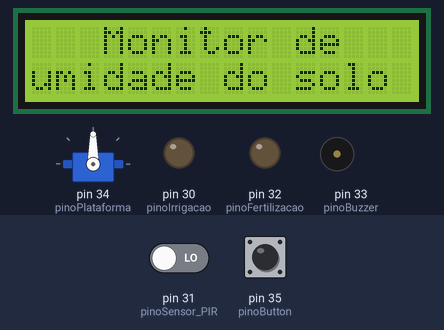
A sketch run on a simulated Arduino Mega 2560, built with avr-gcc and run on an emulated ATmega2560. On the bench: servo, 16×2 character LCD, output pins drawn as LEDs (lit = HIGH), buzzer (waves = sounding, pin HIGH). The test bench sets the inputs (shaded band); at power-on: pin 35 (pinoButton) HIGH, pin 31 (pinoSensor_PIR) LOW. What the sketch prints to the serial monitor is not drawn.

Above: at 0.2 s.
At 5.6 s:
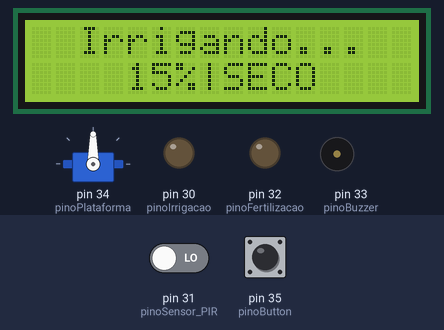
5.7 s: pin 35 (pinoButton) pulled LOW for 0.15 s
At 6.9 s:
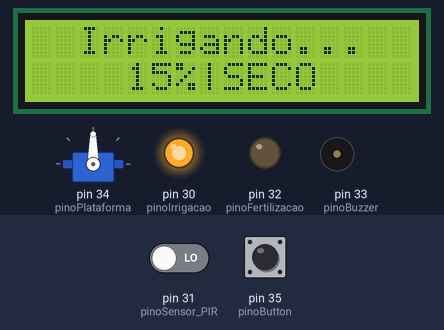
Timing chart, 0 to 23.5 s (numbered marks = the images above; inputs shaded):
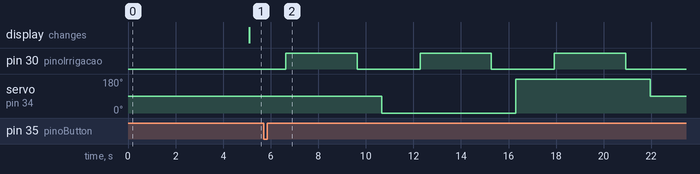

The sketch:

main.ino
```cpp
#include <LiquidCrystal_I2C.h>
#include <Servo.h>

#define pinoSensorUmidade A0  // pino do sensor de umidade

#define pinoIrrigacao 30     // pino do rele da água
#define pinoFertilizacao 32  // pino do rele do fertilizante
#define pinoPlataforma 34    // pino do servo

#define pinoSensor_PIR 31
#define pinoBuzzer 33
#define pinoButton 35


Servo plataforma;  // servo motor da plataforma

const short TAMANHO_LCD[2] = { 16, 2 };                       // dimensões do display LCD (colunas, linhas)
LiquidCrystal_I2C lcd(0x27, TAMANHO_LCD[0], TAMANHO_LCD[1]);  // endereço e configuração do LCD
String conteudoLCD[2] = {
  "",
  "",
};
String filaMensagens[15] = {};

// Estados do sistema, passos que a máquina segue
enum Estado {
  GIRAR_SERVO,
  ESPERAR_SERVO,
  PARAR_SERVO,
  LIGAR_FONTE,
  DESLIGAR_FONTE,
  ESPERAR_BOMBA
};

Estado acaoAtual = GIRAR_SERVO;  // a ação atual da máquina

// tempo em ms
unsigned long ultimaChecagemIrrigacao = 0;     // controle de tempo da irrigação
unsigned long ultimaChecagemFertilizacao = 0;  // controle de tempo da fertilização
const short TEMPO_GIRO = 600;                  // 0.6 seg | tempo de giro do servo
const short TEMPO_ESPERA = 1000;               // 1 seg   | tempo de espera para estabilização
const short INTERVALO_BUZZER = 2000;
long tempoEntreCiclosIrrigacao = 1000 * 5;           // 5 seg
long tempoEntreCiclosFertilizacao = 1000 * 60 * 60;  // 5 seg

short duracaoIrrigacao = 1000 * 3;     //3 seg
short duracaoFertilizacao = 1000 * 3;  //3 seg

// Controle do servo
short idx_ang = 0;                                          // índice do ângulo atual
const short ANGS[3] = { 90, 0, 180 };                       // ângulos de parada da plataforma
const short TAMANHO_ANGS = sizeof(ANGS) / sizeof(ANGS[0]);  // quantidade de ângulos

// Valores de referência do sensor de umidade
const short UMIDADE_AR = 558;    // leitura do sensor no ar (seco)
const short UMIDADE_AGUA = 258;  // leitura do sensor na água (molhado)

const short PORCENT_UMIDADE_MINIMA = 40;  // limite mínimo de umidade aceitável
short umidade = 0;                        // valor bruto da leitura de umidade

bool deveIrrigar = false;     // controle de ativação da irrigação
bool deveFertilizar = false;  // controle de ativação da fertilização

bool espantalhoLigado = true;   // variavel para controlar se o sistema está ligado, false = iniciar o sistema desligado
bool estadoPIR = false;         // variavel para o estado do sensor
bool estadoBtnAnterior = HIGH;  // variavel para estado salvar o estado anterior do botão

unsigned long tempoAnteriorBotao = 0;
const unsigned long intervaloBotao = 200;  // variavel de debounce para evitar cliques duplos do botao

unsigned long tempoAnteriorPIR = 0;
const unsigned long INTERVALO_PIR = 50;  // 0.05 seg | Intervalo entre as leituras do sensor e prints

// variáveis para controlar a alternância do som (bip)
unsigned long tempoAnteriorBuzzer = 0;

bool estadoBuzzer = false;
const short volumeMaximo = 255;

// Escreve texto no LCD, com quebra automática de linha ou posição específica
void escreverNoLCD(String txt, short linha = -1) {
  if (linha < 0) {
    const char delimiter[] = " ";      // separador
    const char *txtBuf = txt.c_str();  // conversão de String pra char[]

    char *token = strtok(txtBuf, delimiter);  // separa as palavras

    String frases[TAMANHO_LCD[1]] = {};  // frases por linha
    short ultimoIdx = 0;                 // número de linhas

    String frase = "";

    // separa as frases
    while (token != NULL) {
      String novaFrase = frase + " " + token;
      novaFrase.trim();  // limpa espações inúteis

      if (novaFrase.length() <= TAMANHO_LCD[0]) {
        frase = novaFrase;
      } else {
        frases[ultimoIdx] = frase;
        frase = token;
        ultimoIdx++;
      }

      token = strtok(NULL, delimiter);  // break
    }

    if (frase != "")  // caso de uma linha que não foi pra o array
    {
      frases[ultimoIdx] = frase;
      ultimoIdx++;
    }

    // escreve as frases como der
    for (short i = 0; i < ultimoIdx; i++) {
      escreverNoLCD(frases[i], i);
    }
  } else {
    short tamanhoTxt = txt.length();
    short pos = (TAMANHO_LCD[0] - tamanhoTxt) / 2;  // centraliza o texto

    if (txt != conteudoLCD[linha]) {

      lcd.setCursor(0, linha);
      String espacos = "";
      for (short i = 0; i < 16; i++) espacos += " ";
      lcd.print(espacos);

      conteudoLCD[linha] = txt;
    }

    lcd.setCursor(pos, linha);
    lcd.print(conteudoLCD[linha]);
  }
}

unsigned long ultimoEnvio = 0;
short ultimoLugarFila = 0;
void enviarApp(String data = "") {
  long agora = millis();
  if (data == "") {
    if (agora - ultimoEnvio > 1200) {
      Serial.println(filaMensagens[0]);
      for (short i = 1; i <= ultimoLugarFila; i++) {
        filaMensagens[i - 1] = filaMensagens[i];
      }
      ultimoLugarFila--;
      ultimoEnvio = agora;
    }
  } else {
    filaMensagens[ultimoLugarFila++] = data;
  }
}

// Inicia o ciclo de irrigação ou fertilização
bool enviouIR = false;
void irrigar() {
  deveIrrigar = true;
  if (!enviouIR) {
    enviarApp("IR:1");
    enviouIR = true;
  }
}
bool enviouFE = false;
void fertilizar() {
  deveFertilizar = true;
  if (!enviouFE) {
    enviarApp("FE:1");
    enviouFE = true;
  }
}

void iniciarCicloIrrigacao(
  short segs,                           // tempo que a válvula fica ligada
  long agora,                           // millis atual
  short pinoFonte = pinoIrrigacao,      // pino do rele utilizado
  bool &gatilhoAtivacao = deveIrrigar,  // controle de ativação do ciclo
  unsigned long &registroTempo = ultimaChecagemIrrigacao) {
  switch (acaoAtual) {
    case GIRAR_SERVO:
      if (idx_ang >= TAMANHO_ANGS) {  // fim de um ciclo completo
        idx_ang = 0;                  // reinicia posição
        gatilhoAtivacao = false;      // encerra ciclo
      }

      plataforma.write(ANGS[idx_ang]);  // gira para o próximo ângulo
      idx_ang++;

      acaoAtual = ESPERAR_SERVO;  // próxima etapa
      registroTempo = agora;
      break;

    case ESPERAR_SERVO:  // espera o servo terminar o movimento
      if (agora - registroTempo >= TEMPO_GIRO) {
        acaoAtual = PARAR_SERVO;
        registroTempo = agora;
      }
      break;

    case PARAR_SERVO:  // garante que o servo pare antes de ligar a válvula
      if (agora - registroTempo >= TEMPO_ESPERA) {
        acaoAtual = LIGAR_FONTE;
        registroTempo = agora;
      }
      break;

    case LIGAR_FONTE:                 // liga o rele da válvula
      digitalWrite(pinoFonte, HIGH);  // liga bomba

      if (agora - registroTempo >= segs) {
        acaoAtual = DESLIGAR_FONTE;
        registroTempo = agora;
      }
      break;

    case DESLIGAR_FONTE:             // desliga a válvula
      digitalWrite(pinoFonte, LOW);  // desliga bomba
      acaoAtual = ESPERAR_BOMBA;
      registroTempo = agora;
      break;

    case ESPERAR_BOMBA:  // espera o fluxo de água parar completamente
      if (agora - registroTempo >= TEMPO_ESPERA) {
        acaoAtual = GIRAR_SERVO;
        registroTempo = agora;
      }
      break;
  }
}


void verificarBotao() {
  unsigned long tempoAtual = millis();
  int estadoBtnAtual = digitalRead(pinoButton);  // estado atual do botão

  if (!estadoBtnAtual && estadoBtnAnterior)  // comparação dos estados do botão para ligar ou desligar o sistema
  {
    if (tempoAtual - tempoAnteriorBotao >= intervaloBotao) {
      espantalhoLigado = !espantalhoLigado;
      tempoAnteriorBotao = tempoAtual;
      Serial.println(estadoBtnAtual);
    }
  }
  estadoBtnAnterior = estadoBtnAtual;
}

// Função para gerenciar a detecção de movimento e o pinoBuzzer

void monitorarSensor() {
  unsigned long tempoAtual = millis();
  if (tempoAtual - tempoAnteriorPIR >= INTERVALO_PIR) {
    tempoAnteriorPIR = tempoAtual;

    estadoPIR = digitalRead(pinoSensor_PIR);
    if (estadoPIR) {
      estadoBuzzer = HIGH;
    }
  }
}

bool enviouES = false;
void ativarEspantalho() {
  unsigned long tempoAtual = millis();
  if (!enviouES) {
    enviarApp("ES:1");
    enviouES = true;
  }

  // Lógica que alterna o estado do pinoBuzzer a cada 'intervaloBuzzer'
  if (estadoBuzzer && tempoAtual - tempoAnteriorBuzzer >= INTERVALO_BUZZER) {
    estadoBuzzer = LOW;
    enviouES = false;
    tempoAnteriorBuzzer = tempoAtual;
  }


  analogWrite(pinoBuzzer, estadoBuzzer ? volumeMaximo : 0);
}
void desativarEspantalho() {
  estadoBuzzer = LOW;
  digitalWrite(pinoBuzzer, estadoBuzzer);
}

void lerApp() {
  if (Serial.available()) {
    String input = Serial.readStringUntil("\n");
    int index = input.indexOf(":");
    if (index != -1) {
      String inputData[2];
      int StringCount = 0;

      while (input.length() > 0) {
        if (index == -1) {
          inputData[StringCount++] = input;
          break;
        } else {
          inputData[StringCount++] = input.substring(0, index);
          input = input.substring(index + 1);
        }
      }

      if (inputData[0] == "IR") {
        irrigar();
        iniciarCicloIrrigacao(inputData[1].toInt() * 1000, millis());
      } else if (inputData[0] == "RR") {
        if (inputData[1] == "RE") {
          espantalhoLigado = true;
        } else if (inputData[1] == "EN") {
          espantalhoLigado = false;
        }
      } else if (inputData[0] == "TF") {
        fertilizar();
        iniciarCicloIrrigacao(inputData[1].toInt() * 1000, millis(), pinoFertilizacao, deveFertilizar);
      } else if (inputData[0] == "AII") {
        tempoEntreCiclosIrrigacao = inputData[1].toFloat() * 60 * 1000;
        Serial.println(String(tempoEntreCiclosIrrigacao));
      } else if (inputData[0] == "AIF") {
        tempoEntreCiclosFertilizacao = inputData[1].toFloat() * 60 * 1000;
        Serial.println(tempoEntreCiclosFertilizacao);
      }
    }
  }
}

void setup() {
  plataforma.attach(pinoPlataforma);  // inicializa o servo
  plataforma.write(ANGS[0]);

  pinMode(pinoIrrigacao, OUTPUT);
  digitalWrite(pinoIrrigacao, LOW);  // inicia desligado

  pinMode(pinoFertilizacao, OUTPUT);
  digitalWrite(pinoFertilizacao, LOW);  // inicia desligado

  pinMode(pinoSensorUmidade, INPUT);  // inicializa sensor de umidade

  pinMode(pinoSensor_PIR, INPUT);
  pinMode(pinoBuzzer, OUTPUT);
  pinMode(pinoButton, INPUT_PULLUP);

  lcd.begin(TAMANHO_LCD[0], TAMANHO_LCD[1]);
  lcd.init();

  lcd.backlight();    // liga iluminação do LCD
  lcd.leftToRight();  // define direção do texto

  escreverNoLCD("Monitor de umidade do solo");
  Serial.begin(9600);
  delay(1000);
}

void loop() {
  unsigned long agora = millis();

  //leitura de umidade quando o sistema está ocioso
  if (!deveIrrigar && !deveFertilizar && agora - ultimaChecagemIrrigacao > tempoEntreCiclosIrrigacao) {
    escreverNoLCD("Nivel de Umidade:", 0);
    umidade = analogRead(pinoSensorUmidade);                                  // leitura do sensor
    int porcentagemUmidade = map(umidade, UMIDADE_AR, UMIDADE_AGUA, 0, 100);  // converte para porcentagem
    porcentagemUmidade = constrain(porcentagemUmidade, 0, 100);               // limita entre 0 e 100

    enviarApp("UM:" + String(porcentagemUmidade));

    if (porcentagemUmidade > 85) {
      escreverNoLCD(String(porcentagemUmidade) + "%|ENCHARCADO", 1);
    } else if (70 < porcentagemUmidade && porcentagemUmidade <= 85) {
      escreverNoLCD(String(porcentagemUmidade) + "%|MUITO UMIDO", 1);
    } else if (PORCENT_UMIDADE_MINIMA < porcentagemUmidade && porcentagemUmidade <= 70) {
      escreverNoLCD(String(porcentagemUmidade) + "%|UMIDO", 1);
    } else if (porcentagemUmidade <= PORCENT_UMIDADE_MINIMA) {
      escreverNoLCD(String(porcentagemUmidade) + "%|SECO", 1);
      enviouIR = false;
      irrigar();  // ativa irrigação
    }
    ultimaChecagemIrrigacao = agora;
  }

  if (!deveIrrigar && !deveFertilizar && agora - ultimaChecagemFertilizacao > tempoEntreCiclosFertilizacao) {
    enviouFE = false;
    fertilizar();
  }
  // ciclo de irrigação
  if (deveIrrigar && !deveFertilizar) {
    iniciarCicloIrrigacao(duracaoIrrigacao, agora);
    escreverNoLCD("Irrigando...", 0);
  }
  // ciclo de fertilização
  else if (!deveIrrigar && deveFertilizar) {
    iniciarCicloIrrigacao(duracaoFertilizacao, agora, pinoFertilizacao, deveFertilizar,ultimaChecagemFertilizacao);
    escreverNoLCD("Fertilizando...", 0);
  }
  // prioridade: irrigação antes da fertilização
  else if (deveIrrigar && deveFertilizar) {
    deveIrrigar = false;
  }

  verificarBotao();

  if (!deveIrrigar && !deveFertilizar && espantalhoLigado) {
    monitorarSensor();
    if (estadoBuzzer) {
      ativarEspantalho();
    }
  } else {
    desativarEspantalho();
  }

  lerApp();
  if (filaMensagens[0].indexOf(":") > -1) {
    enviarApp();
  }
}
```

Measured:
- by itself, pin 30 (pinoIrrigacao): alternates HIGH for 3.0 s and LOW for 2.6 s, 6 changes in all, then stays LOW
